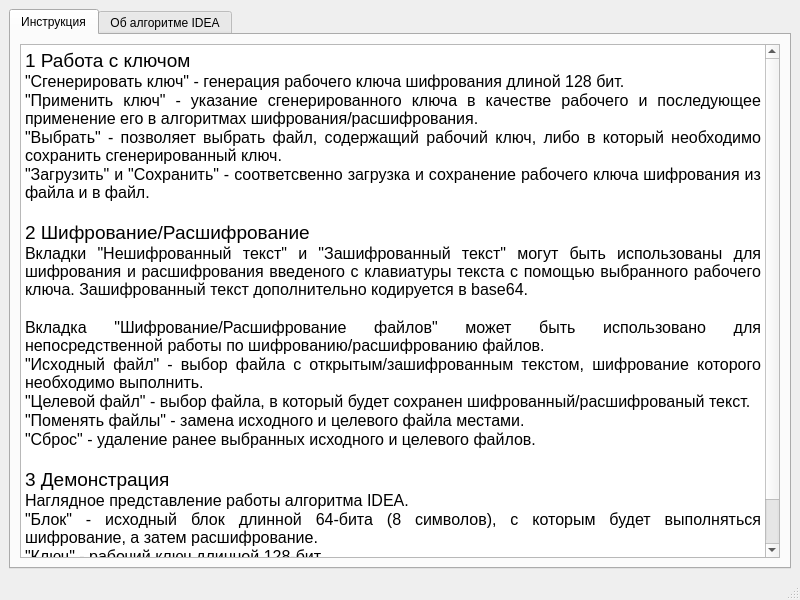
<?xml version="1.0" encoding="UTF-8"?>
<ui version="4.0">
 <class>Help</class>
 <widget class="QMainWindow" name="Help">
  <property name="geometry">
   <rect>
    <x>0</x>
    <y>0</y>
    <width>800</width>
    <height>600</height>
   </rect>
  </property>
  <property name="windowTitle">
   <string>Помощь</string>
  </property>
  <widget class="QWidget" name="centralwidget">
   <layout class="QGridLayout" name="gridLayout">
    <item row="0" column="0">
     <widget class="QTabWidget" name="tabWidget">
      <property name="currentIndex">
       <number>0</number>
      </property>
      <widget class="QWidget" name="help_program">
       <attribute name="title">
        <string>Инструкция</string>
       </attribute>
       <layout class="QGridLayout" name="gridLayout_2">
        <item row="0" column="0">
         <widget class="QTextEdit" name="textEdit_2">
          <property name="html">
           <string>&lt;!DOCTYPE HTML PUBLIC &quot;-//W3C//DTD HTML 4.0//EN&quot; &quot;http://www.w3.org/TR/REC-html40/strict.dtd&quot;&gt;
&lt;html&gt;&lt;head&gt;&lt;meta name=&quot;qrichtext&quot; content=&quot;1&quot; /&gt;&lt;style type=&quot;text/css&quot;&gt;
p, li { white-space: pre-wrap; }
&lt;/style&gt;&lt;/head&gt;&lt;body style=&quot; font-family:'Sans'; font-size:9pt; font-weight:400; font-style:normal;&quot;&gt;
&lt;p style=&quot; margin-top:0px; margin-bottom:0px; margin-left:0px; margin-right:0px; -qt-block-indent:0; text-indent:0px;&quot;&gt;&lt;span style=&quot; font-size:14pt;&quot;&gt;1 Работа с ключом&lt;/span&gt;&lt;/p&gt;
&lt;p align=&quot;justify&quot; style=&quot; margin-top:0px; margin-bottom:0px; margin-left:0px; margin-right:0px; -qt-block-indent:0; text-indent:0px;&quot;&gt;&lt;span style=&quot; font-size:12pt;&quot;&gt;&amp;quot;Сгенерировать ключ&amp;quot; - генерация рабочего ключа шифрования длиной 128 бит.&lt;/span&gt;&lt;/p&gt;
&lt;p align=&quot;justify&quot; style=&quot; margin-top:0px; margin-bottom:0px; margin-left:0px; margin-right:0px; -qt-block-indent:0; text-indent:0px;&quot;&gt;&lt;span style=&quot; font-size:12pt;&quot;&gt;&amp;quot;Применить ключ&amp;quot; - указание сгенерированного ключа в качестве рабочего и последующее применение его в алгоритмах шифрования/расшифрования.&lt;/span&gt;&lt;/p&gt;
&lt;p align=&quot;justify&quot; style=&quot; margin-top:0px; margin-bottom:0px; margin-left:0px; margin-right:0px; -qt-block-indent:0; text-indent:0px;&quot;&gt;&lt;span style=&quot; font-size:12pt;&quot;&gt;&amp;quot;Выбрать&amp;quot; - позволяет выбрать файл, содержащий рабочий ключ, либо в который необходимо сохранить сгенерированный ключ.&lt;/span&gt;&lt;/p&gt;
&lt;p align=&quot;justify&quot; style=&quot; margin-top:0px; margin-bottom:0px; margin-left:0px; margin-right:0px; -qt-block-indent:0; text-indent:0px;&quot;&gt;&lt;span style=&quot; font-size:12pt;&quot;&gt;&amp;quot;Загрузить&amp;quot; и &amp;quot;Сохранить&amp;quot; - соответсвенно загрузка и сохранение рабочего ключа шифрования из файла и в файл.&lt;/span&gt;&lt;/p&gt;
&lt;p style=&quot;-qt-paragraph-type:empty; margin-top:0px; margin-bottom:0px; margin-left:0px; margin-right:0px; -qt-block-indent:0; text-indent:0px; font-size:12pt;&quot;&gt;&lt;br /&gt;&lt;/p&gt;
&lt;p style=&quot; margin-top:0px; margin-bottom:0px; margin-left:0px; margin-right:0px; -qt-block-indent:0; text-indent:0px;&quot;&gt;&lt;span style=&quot; font-size:14pt;&quot;&gt;2 Шифрование/Расшифрование&lt;/span&gt;&lt;/p&gt;
&lt;p align=&quot;justify&quot; style=&quot; margin-top:0px; margin-bottom:0px; margin-left:0px; margin-right:0px; -qt-block-indent:0; text-indent:0px;&quot;&gt;&lt;span style=&quot; font-size:12pt;&quot;&gt;Вкладки &amp;quot;Нешифрованный текст&amp;quot; и &amp;quot;Зашифрованный текст&amp;quot; могут быть использованы для шифрования и расшифрования введеного с клавиатуры текста с помощью выбранного рабочего ключа. Зашифрованный текст дополнительно кодируется в base64.&lt;/span&gt;&lt;/p&gt;
&lt;p align=&quot;justify&quot; style=&quot;-qt-paragraph-type:empty; margin-top:0px; margin-bottom:0px; margin-left:0px; margin-right:0px; -qt-block-indent:0; text-indent:0px; font-size:12pt;&quot;&gt;&lt;br /&gt;&lt;/p&gt;
&lt;p align=&quot;justify&quot; style=&quot; margin-top:0px; margin-bottom:0px; margin-left:0px; margin-right:0px; -qt-block-indent:0; text-indent:0px;&quot;&gt;&lt;span style=&quot; font-size:12pt;&quot;&gt;Вкладка &amp;quot;Шифрование/Расшифрование файлов&amp;quot; может быть использовано для непосредственной работы по шифрованию/расшифрованию файлов.&lt;/span&gt;&lt;/p&gt;
&lt;p align=&quot;justify&quot; style=&quot; margin-top:0px; margin-bottom:0px; margin-left:0px; margin-right:0px; -qt-block-indent:0; text-indent:0px;&quot;&gt;&lt;span style=&quot; font-size:12pt;&quot;&gt;&amp;quot;Исходный файл&amp;quot; - выбор файла с открытым/зашифрованным текстом, шифрование которого необходимо выполнить.&lt;/span&gt;&lt;/p&gt;
&lt;p align=&quot;justify&quot; style=&quot; margin-top:0px; margin-bottom:0px; margin-left:0px; margin-right:0px; -qt-block-indent:0; text-indent:0px;&quot;&gt;&lt;span style=&quot; font-size:12pt;&quot;&gt;&amp;quot;Целевой файл&amp;quot; - выбор файла, в который будет сохранен шифрованный/расшифрованый текст.&lt;/span&gt;&lt;/p&gt;
&lt;p align=&quot;justify&quot; style=&quot; margin-top:0px; margin-bottom:0px; margin-left:0px; margin-right:0px; -qt-block-indent:0; text-indent:0px;&quot;&gt;&lt;span style=&quot; font-size:12pt;&quot;&gt;&amp;quot;Поменять файлы&amp;quot; - замена исходного и целевого файла местами.&lt;/span&gt;&lt;/p&gt;
&lt;p align=&quot;justify&quot; style=&quot; margin-top:0px; margin-bottom:0px; margin-left:0px; margin-right:0px; -qt-block-indent:0; text-indent:0px;&quot;&gt;&lt;span style=&quot; font-size:12pt;&quot;&gt;&amp;quot;Сброс&amp;quot; - удаление ранее выбранных исходного и целевого файлов.&lt;/span&gt;&lt;/p&gt;
&lt;p style=&quot;-qt-paragraph-type:empty; margin-top:0px; margin-bottom:0px; margin-left:0px; margin-right:0px; -qt-block-indent:0; text-indent:0px; font-size:12pt;&quot;&gt;&lt;br /&gt;&lt;/p&gt;
&lt;p style=&quot; margin-top:0px; margin-bottom:0px; margin-left:0px; margin-right:0px; -qt-block-indent:0; text-indent:0px;&quot;&gt;&lt;span style=&quot; font-size:14pt;&quot;&gt;3 Демонстрация&lt;/span&gt;&lt;/p&gt;
&lt;p align=&quot;justify&quot; style=&quot; margin-top:0px; margin-bottom:0px; margin-left:0px; margin-right:0px; -qt-block-indent:0; text-indent:0px;&quot;&gt;&lt;span style=&quot; font-size:12pt;&quot;&gt;Наглядное представление работы алгоритма IDEA.&lt;/span&gt;&lt;/p&gt;
&lt;p align=&quot;justify&quot; style=&quot; margin-top:0px; margin-bottom:0px; margin-left:0px; margin-right:0px; -qt-block-indent:0; text-indent:0px;&quot;&gt;&lt;span style=&quot; font-size:12pt;&quot;&gt;&amp;quot;Блок&amp;quot; - исходный блок длинной 64-бита (8 символов), с которым будет выполняться шифрование, а затем расшифрование.&lt;/span&gt;&lt;/p&gt;
&lt;p align=&quot;justify&quot; style=&quot; margin-top:0px; margin-bottom:0px; margin-left:0px; margin-right:0px; -qt-block-indent:0; text-indent:0px;&quot;&gt;&lt;span style=&quot; font-size:12pt;&quot;&gt;&amp;quot;Ключ&amp;quot; - рабочий ключ длинной 128-бит.&lt;/span&gt;&lt;/p&gt;
&lt;p align=&quot;justify&quot; style=&quot; margin-top:0px; margin-bottom:0px; margin-left:0px; margin-right:0px; -qt-block-indent:0; text-indent:0px;&quot;&gt;&lt;span style=&quot; font-size:12pt;&quot;&gt;В выпадающем списке представлены все шаги алгоритма шифрования и расшифрования.&lt;/span&gt;&lt;/p&gt;
&lt;p align=&quot;justify&quot; style=&quot; margin-top:0px; margin-bottom:0px; margin-left:0px; margin-right:0px; -qt-block-indent:0; text-indent:0px;&quot;&gt;&lt;span style=&quot; font-size:12pt;&quot;&gt;&amp;quot;Начать&amp;quot; - выполнить демонстрационное шифрование/расшифрование.&lt;/span&gt;&lt;/p&gt;&lt;/body&gt;&lt;/html&gt;</string>
          </property>
         </widget>
        </item>
       </layout>
      </widget>
      <widget class="QWidget" name="help_idea">
       <attribute name="title">
        <string>Об алгоритме IDEA</string>
       </attribute>
       <layout class="QGridLayout" name="gridLayout_3">
        <item row="0" column="0">
         <widget class="QTextEdit" name="textEdit">
          <property name="html">
           <string>&lt;!DOCTYPE HTML PUBLIC &quot;-//W3C//DTD HTML 4.0//EN&quot; &quot;http://www.w3.org/TR/REC-html40/strict.dtd&quot;&gt;
&lt;html&gt;&lt;head&gt;&lt;meta name=&quot;qrichtext&quot; content=&quot;1&quot; /&gt;&lt;style type=&quot;text/css&quot;&gt;
p, li { white-space: pre-wrap; }
&lt;/style&gt;&lt;/head&gt;&lt;body style=&quot; font-family:'Sans'; font-size:9pt; font-weight:400; font-style:normal;&quot;&gt;
&lt;p align=&quot;center&quot; style=&quot; margin-top:0px; margin-bottom:0px; margin-left:0px; margin-right:0px; -qt-block-indent:0; text-indent:0px;&quot;&gt;&lt;span style=&quot; font-size:14pt;&quot;&gt;Описание IDEA&lt;/span&gt;&lt;/p&gt;
&lt;p align=&quot;justify&quot; style=&quot; margin-top:0px; margin-bottom:0px; margin-left:0px; margin-right:0px; -qt-block-indent:0; text-indent:0px;&quot;&gt;&lt;span style=&quot; font-size:12pt;&quot;&gt;64-битовый блок данных делится на четыре 16-битовых подблока: X&lt;/span&gt;&lt;span style=&quot; font-size:12pt; vertical-align:sub;&quot;&gt;1&lt;/span&gt;&lt;span style=&quot; font-size:12pt;&quot;&gt;, X&lt;/span&gt;&lt;span style=&quot; font-size:12pt; vertical-align:sub;&quot;&gt;2&lt;/span&gt;&lt;span style=&quot; font-size:12pt;&quot;&gt;, X&lt;/span&gt;&lt;span style=&quot; font-size:12pt; vertical-align:sub;&quot;&gt;3&lt;/span&gt;&lt;span style=&quot; font-size:12pt;&quot;&gt;, X&lt;/span&gt;&lt;span style=&quot; font-size:12pt; vertical-align:sub;&quot;&gt;4&lt;/span&gt;&lt;span style=&quot; font-size:12pt;&quot;&gt;. Эти четыре подблока становятся входными данными для первого этапа алгоритма. Всего в алгоритме восемь этапов. На каждом этапе четыре подблока подвергаются операциям XOR, сложениям и умножениям друг с другом и с шестью 16-битовыми подключами. Между этапами обмениваются местами второй и третий подблоки. Наконец, четыре подблока объединяются с четырьмя подключами в окончательном преобразовании. &lt;/span&gt;&lt;/p&gt;
&lt;p style=&quot;-qt-paragraph-type:empty; margin-top:0px; margin-bottom:0px; margin-left:0px; margin-right:0px; -qt-block-indent:0; text-indent:0px; font-size:12pt;&quot;&gt;&lt;br /&gt;&lt;/p&gt;
&lt;p style=&quot; margin-top:0px; margin-bottom:0px; margin-left:0px; margin-right:0px; -qt-block-indent:0; text-indent:0px;&quot;&gt;&lt;span style=&quot; font-size:12pt;&quot;&gt;На каждом этапе события происходят в следующей последовательности:&lt;/span&gt;&lt;/p&gt;
&lt;p style=&quot; margin-top:0px; margin-bottom:0px; margin-left:0px; margin-right:0px; -qt-block-indent:0; text-indent:0px;&quot;&gt;&lt;span style=&quot; font-size:12pt;&quot;&gt;1. Перемножаются X&lt;/span&gt;&lt;span style=&quot; font-size:12pt; vertical-align:sub;&quot;&gt;1&lt;/span&gt;&lt;span style=&quot; font-size:12pt;&quot;&gt; и первый подключ.&lt;/span&gt;&lt;/p&gt;
&lt;p style=&quot; margin-top:0px; margin-bottom:0px; margin-left:0px; margin-right:0px; -qt-block-indent:0; text-indent:0px;&quot;&gt;&lt;span style=&quot; font-size:12pt;&quot;&gt;2. Складываются X&lt;/span&gt;&lt;span style=&quot; font-size:12pt; vertical-align:sub;&quot;&gt;2&lt;/span&gt;&lt;span style=&quot; font-size:12pt;&quot;&gt; и второй подключ.&lt;/span&gt;&lt;/p&gt;
&lt;p style=&quot; margin-top:0px; margin-bottom:0px; margin-left:0px; margin-right:0px; -qt-block-indent:0; text-indent:0px;&quot;&gt;&lt;span style=&quot; font-size:12pt;&quot;&gt;3. Складываются X&lt;/span&gt;&lt;span style=&quot; font-size:12pt; vertical-align:sub;&quot;&gt;3&lt;/span&gt;&lt;span style=&quot; font-size:12pt;&quot;&gt; и третий подключ.&lt;/span&gt;&lt;/p&gt;
&lt;p style=&quot; margin-top:0px; margin-bottom:0px; margin-left:0px; margin-right:0px; -qt-block-indent:0; text-indent:0px;&quot;&gt;&lt;span style=&quot; font-size:12pt;&quot;&gt;4. Перемножаются X&lt;/span&gt;&lt;span style=&quot; font-size:12pt; vertical-align:sub;&quot;&gt;4&lt;/span&gt;&lt;span style=&quot; font-size:12pt;&quot;&gt; и четвертый подключ.&lt;/span&gt;&lt;/p&gt;
&lt;p style=&quot; margin-top:0px; margin-bottom:0px; margin-left:0px; margin-right:0px; -qt-block-indent:0; text-indent:0px;&quot;&gt;&lt;span style=&quot; font-size:12pt;&quot;&gt;5. Выполняется XOR над результатами этапов (1) и (3).&lt;/span&gt;&lt;/p&gt;
&lt;p style=&quot; margin-top:0px; margin-bottom:0px; margin-left:0px; margin-right:0px; -qt-block-indent:0; text-indent:0px;&quot;&gt;&lt;span style=&quot; font-size:12pt;&quot;&gt;6. Выполняется XOR над результатами этапов (2) и (4).&lt;/span&gt;&lt;/p&gt;
&lt;p style=&quot; margin-top:0px; margin-bottom:0px; margin-left:0px; margin-right:0px; -qt-block-indent:0; text-indent:0px;&quot;&gt;&lt;span style=&quot; font-size:12pt;&quot;&gt;7. Перемножаются результаты этапа (5) и пятый подключ.&lt;/span&gt;&lt;/p&gt;
&lt;p style=&quot; margin-top:0px; margin-bottom:0px; margin-left:0px; margin-right:0px; -qt-block-indent:0; text-indent:0px;&quot;&gt;&lt;span style=&quot; font-size:12pt;&quot;&gt;8. Складываются результаты этапов (6) и (7).&lt;/span&gt;&lt;/p&gt;
&lt;p style=&quot; margin-top:0px; margin-bottom:0px; margin-left:0px; margin-right:0px; -qt-block-indent:0; text-indent:0px;&quot;&gt;&lt;span style=&quot; font-size:12pt;&quot;&gt;9. Перемножаются результаты этапа (8) и шестой подключ.&lt;/span&gt;&lt;/p&gt;
&lt;p style=&quot; margin-top:0px; margin-bottom:0px; margin-left:0px; margin-right:0px; -qt-block-indent:0; text-indent:0px;&quot;&gt;&lt;span style=&quot; font-size:12pt;&quot;&gt;10. Складываются результаты этапов (7) и (9).&lt;/span&gt;&lt;/p&gt;
&lt;p style=&quot; margin-top:0px; margin-bottom:0px; margin-left:0px; margin-right:0px; -qt-block-indent:0; text-indent:0px;&quot;&gt;&lt;span style=&quot; font-size:12pt;&quot;&gt;11. Выполняется XOR над результатами этапов (1) и (9).&lt;/span&gt;&lt;/p&gt;
&lt;p style=&quot; margin-top:0px; margin-bottom:0px; margin-left:0px; margin-right:0px; -qt-block-indent:0; text-indent:0px;&quot;&gt;&lt;span style=&quot; font-size:12pt;&quot;&gt;12. Выполняется XOR над результатами этапов (3) и (9).&lt;/span&gt;&lt;/p&gt;
&lt;p style=&quot; margin-top:0px; margin-bottom:0px; margin-left:0px; margin-right:0px; -qt-block-indent:0; text-indent:0px;&quot;&gt;&lt;span style=&quot; font-size:12pt;&quot;&gt;13. Выполняется XOR над результатами этапов (2) и (10).&lt;/span&gt;&lt;/p&gt;
&lt;p style=&quot; margin-top:0px; margin-bottom:0px; margin-left:0px; margin-right:0px; -qt-block-indent:0; text-indent:0px;&quot;&gt;&lt;span style=&quot; font-size:12pt;&quot;&gt;14. Выполняется XOR над результатами этапов (4) и (10).&lt;/span&gt;&lt;/p&gt;
&lt;p style=&quot;-qt-paragraph-type:empty; margin-top:0px; margin-bottom:0px; margin-left:0px; margin-right:0px; -qt-block-indent:0; text-indent:0px; font-size:12pt;&quot;&gt;&lt;br /&gt;&lt;/p&gt;
&lt;p align=&quot;justify&quot; style=&quot; margin-top:0px; margin-bottom:0px; margin-left:0px; margin-right:0px; -qt-block-indent:0; text-indent:0px;&quot;&gt;&lt;span style=&quot; font-size:12pt;&quot;&gt;Выходом этапа являются четыре подблока - результаты действий (11), (12), (13) и (14).Поменяйте местами два внутренних подблока (но не в последнем этапе), и вы получите исходные данные для следующего этапа.&lt;/span&gt;&lt;/p&gt;
&lt;p style=&quot;-qt-paragraph-type:empty; margin-top:0px; margin-bottom:0px; margin-left:0px; margin-right:0px; -qt-block-indent:0; text-indent:0px; font-size:12pt;&quot;&gt;&lt;br /&gt;&lt;/p&gt;
&lt;p style=&quot; margin-top:0px; margin-bottom:0px; margin-left:0px; margin-right:0px; -qt-block-indent:0; text-indent:0px;&quot;&gt;&lt;span style=&quot; font-size:12pt;&quot;&gt;Затем выполняется заключительный, 9-й этап преобразования:&lt;/span&gt;&lt;/p&gt;
&lt;p style=&quot; margin-top:0px; margin-bottom:0px; margin-left:0px; margin-right:0px; -qt-block-indent:0; text-indent:0px;&quot;&gt;&lt;span style=&quot; font-size:12pt;&quot;&gt;1. Перемножаются X&lt;/span&gt;&lt;span style=&quot; font-size:12pt; vertical-align:sub;&quot;&gt;1&lt;/span&gt;&lt;span style=&quot; font-size:12pt;&quot;&gt; и первый подключ.&lt;/span&gt;&lt;/p&gt;
&lt;p style=&quot; margin-top:0px; margin-bottom:0px; margin-left:0px; margin-right:0px; -qt-block-indent:0; text-indent:0px;&quot;&gt;&lt;span style=&quot; font-size:12pt;&quot;&gt;2. Складываются X&lt;/span&gt;&lt;span style=&quot; font-size:12pt; vertical-align:sub;&quot;&gt;2&lt;/span&gt;&lt;span style=&quot; font-size:12pt;&quot;&gt; и второй подключ.&lt;/span&gt;&lt;/p&gt;
&lt;p style=&quot; margin-top:0px; margin-bottom:0px; margin-left:0px; margin-right:0px; -qt-block-indent:0; text-indent:0px;&quot;&gt;&lt;span style=&quot; font-size:12pt;&quot;&gt;3. Складываются X&lt;/span&gt;&lt;span style=&quot; font-size:12pt; vertical-align:sub;&quot;&gt;3&lt;/span&gt;&lt;span style=&quot; font-size:12pt;&quot;&gt; и третий подключ.&lt;/span&gt;&lt;/p&gt;
&lt;p style=&quot; margin-top:0px; margin-bottom:0px; margin-left:0px; margin-right:0px; -qt-block-indent:0; text-indent:0px;&quot;&gt;&lt;span style=&quot; font-size:12pt;&quot;&gt;4. Перемножаются X&lt;/span&gt;&lt;span style=&quot; font-size:12pt; vertical-align:sub;&quot;&gt;4&lt;/span&gt;&lt;span style=&quot; font-size:12pt;&quot;&gt; и четвертый подключ.&lt;/span&gt;&lt;/p&gt;
&lt;p style=&quot;-qt-paragraph-type:empty; margin-top:0px; margin-bottom:0px; margin-left:0px; margin-right:0px; -qt-block-indent:0; text-indent:0px; font-size:12pt;&quot;&gt;&lt;br /&gt;&lt;/p&gt;
&lt;p style=&quot; margin-top:0px; margin-bottom:0px; margin-left:0px; margin-right:0px; -qt-block-indent:0; text-indent:0px;&quot;&gt;&lt;span style=&quot; font-size:12pt;&quot;&gt;Наконец четыре подблока снова соединяются, образуя шифртекст.&lt;/span&gt;&lt;/p&gt;&lt;/body&gt;&lt;/html&gt;</string>
          </property>
         </widget>
        </item>
       </layout>
      </widget>
     </widget>
    </item>
   </layout>
  </widget>
  <widget class="QMenuBar" name="menubar">
   <property name="geometry">
    <rect>
     <x>0</x>
     <y>0</y>
     <width>800</width>
     <height>19</height>
    </rect>
   </property>
  </widget>
  <widget class="QStatusBar" name="statusbar"/>
 </widget>
 <resources/>
 <connections/>
</ui>
